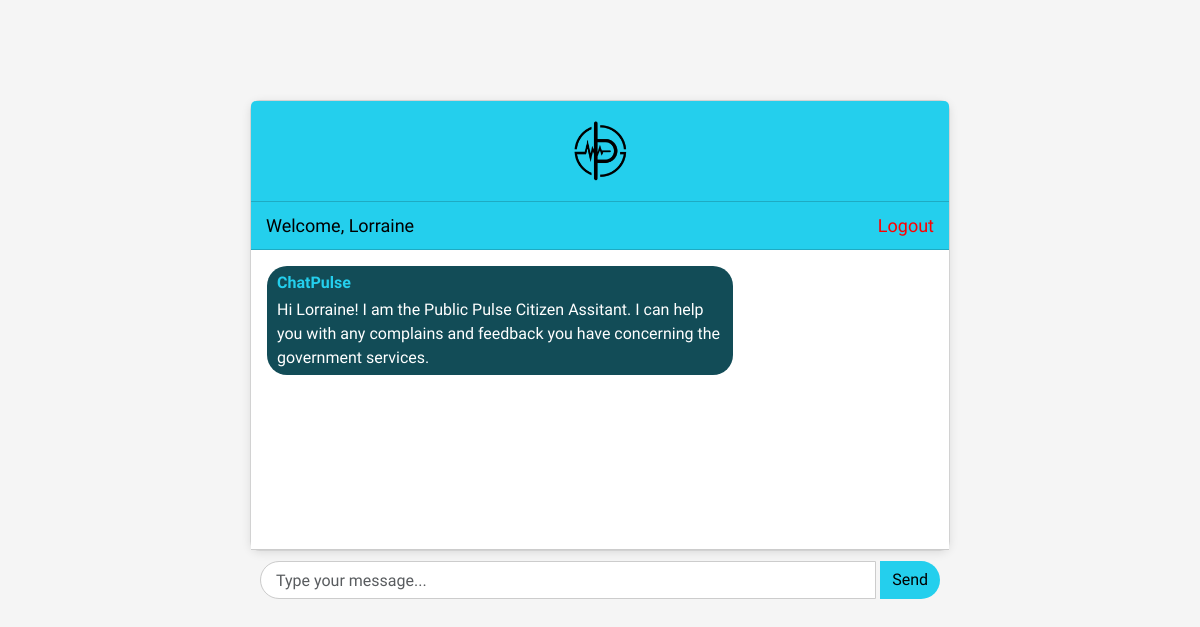
The page /chatbot/ (signed in) on the database as committed earlier.
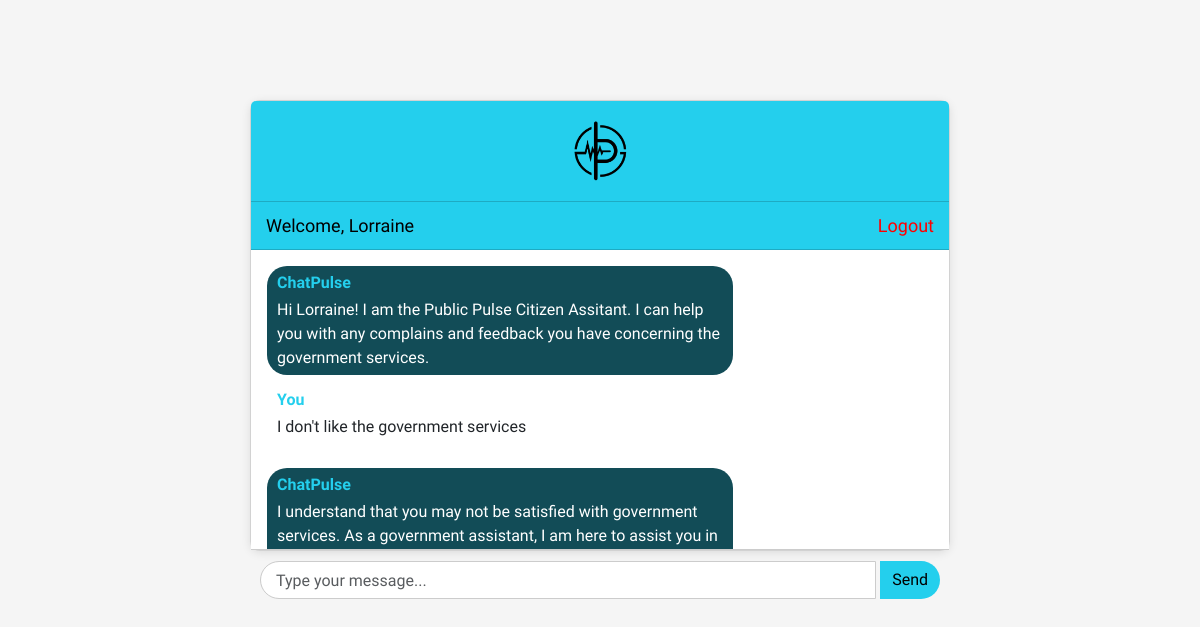
The same page on the database as committed later.
### chatbot/models.py (models this page shows, shortened)
class Chat(models.Model):
    user=models.ForeignKey(User, on_delete=models.CASCADE)
    message=models.TextField()
    response=models.TextField(default="I am sorry. I dont understand your question")
    created_at=models.DateTimeField(auto_now_add=True)
    sentiment_score = models.FloatField(null=True, blank=True)

### chatbot/views.py (the view)
# urls.py: path('', views.chatbot, name='chatbot'),
def chatbot(request):
    chats=Chat.objects.filter(user=request.user.id)
    if request.method=='POST':
        message=request.POST.get('message')
        response=ask_openai(message)
        chat=Chat(user=request.user, message=message, response=response, created_at=timezone.now())
        chat.save()
        return JsonResponse({'message':message, 'response':response})
    return render(request, 'chatbot.html', {'chats':chats})

### templates/chatbot.html (shortened to what this page needs)
{% extends 'base.html' %}
{% block content %}
{% load static %}
    <div class="chat-container">
        <div class="card">
            <div class="card-header title">
                <a href="/">
                    <img src="{%static 'Images/publicpulselogo2.png'%}" class="logo"/>
                </a>
            </div>
            <div class="card-header welcome">Welcome, {{user.username}}
                <a href="logout" class="logout-link">Logout</a>
            </div>
            <div class="card-body messages-box">
                <ul class="list-unstyled messages-list">
                    <li class="message received">
                        <div class="message-text">
                            <div class="message-sender">
                                <b>ChatPulse</b>
                            </div>
                            <div class="message-content">
                                Hi {{user.username}}! I am the Public Pulse Citizen Assitant. I can help you with any complains and feedback you have concerning the government services.
                            </div>
                        </div>
                    </li>
                    {% for chat in chats %}
                        {% if chat.user == request.user %}
                            <li class="message sent">
                                <div class="message-text">
                                    <div class="message-sender">
                                        <b>You</b>
                                    </div>
                                    <div class="message-content">
                                        <p>{{chat.message}}</p>
                                    </div>
                                </div>
                            </li>
                            <li class="message received">
                                <div class="message-text">
                                    <div class="message-sender">
                                        <b>ChatPulse</b>
                                    </div>
                                    <div class="message-content">
                                        <p>{{chat.response}}</p>
                                    </div>
                                </div>
                            </li>
                        {% endif %}
                    {% endfor %}
                </ul>
            </div>
        </div>
        <form class="message-form">
            <div class="input-group">
                <input type="text" class="form-control message-input" placeholder="Type your message...">
                <div class="input-group-append">
                  <button type="submit" class="btn btn-primary btn-send">Send</button>
                </div>
              </div>
        </form>
    </div>
{% endblock %}

### templates/base.html (shortened to what this page needs)
<!DOCTYPE html>
<html lang="en">
  <head>
    {% load static %}
    <link rel="stylesheet" type="text/css" href="{% static 'styles.css' %}">
    <link rel="stylesheet" href="https://unpkg.com/swiper/swiper-bundle.min.css" />
    <link rel="stylesheet" href="https://stackpath.bootstrapcdn.com/bootstrap/4.3.1/css/bootstrap.min.css">
    <link rel="stylesheet" href="{% static 'font-awesome-4.7.0/font-awesome-4.7.0/css/font-awesome.min.css' %}">
  </head>
  <body>
    {% block content %}{% endblock %}
    <link href="https://cdn.jsdelivr.net/npm/bootstrap@5.3.2/dist/css/bootstrap.min.css" rel="stylesheet">
  </body>
</html>

### static/styles.css (style rules this page uses)
* { margin: 0; }
body, html { background-color: whitesmoke !important; font-family: "Inknut Antiqua" !important; }
.logo { width: 100px; height: 100px; }
.how-it-works h4,p { margin-top: 50px; }
.chat-container { width: 100%; max-width: 700px; margin: 0 auto; margin-top: 100px; }
.chat-container .card { background-color: #fff; border-radius: 10px; box-shadow: 0 2px 10px rgba(0,0,0,0.1); }
.chat-container .card-header { background-color: #24CFED; color: black; padding: 10px 15px; display: flex; justify-content: space-between; align-items: center; font-size: 18px; }
.chat-container .title { background-color: #24CFED; display: flex; justify-content: center; }
.logout-link { color: red; text-decoration: none; }
.messages-box { background-color: white; height: 300px; overflow-y: auto; padding: 10px; border-bottom: 1px solid #ccc; }
.chat-container .message { padding: 5px 10px; margin-bottom: 8px; border-radius: 20px; max-width: 70%; }
.title .logo { width: 80px; height: 80px; }
.message.received { background-color: #124c57; align-self: flex-start; color: white; }
.message.sent { align-self: flex-end; }
.message-sender { font-weight: bold; margin-bottom: 3px; color: #24CFED; }
.message-form { display: flex; padding: 10px; }
.chat-container .form-control { flex-grow: 1; border: 1px solid #ccc; border-radius: 20px; padding: 5px 15px; }
.chat-container .btn-primary { background-color: #24CFED; border: none; padding: 6px 12px; border-radius: 20px; color: black; cursor: pointer; margin-left: 5px; }

Rows that differ between the two databases and show on the page:
added Chat: message "I don't like the government services", response "I understand that you may not be satisfied with government services. As a government assistant, I am here to assist you in…"
